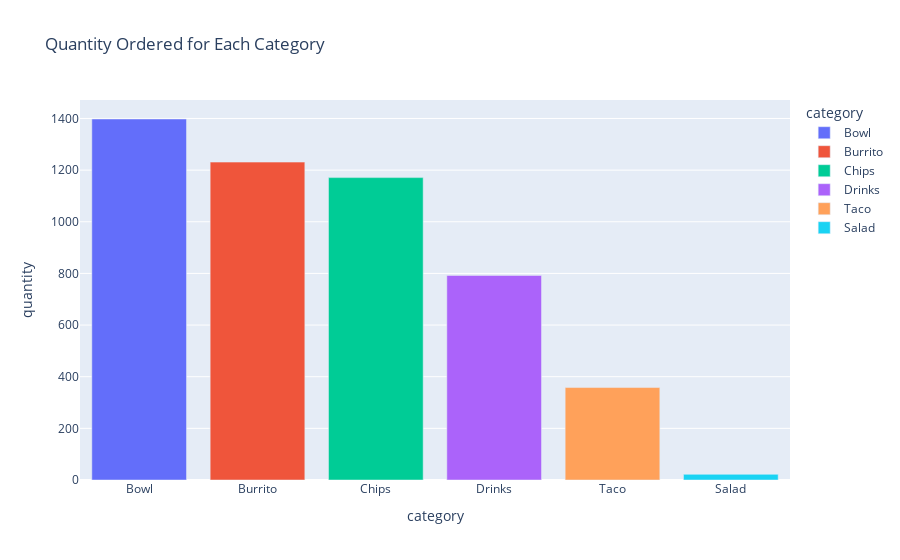

Notebook source saved alongside this figure:
### Code cell
px.bar(quan_cat, x='category', y ='quantity', title = 'Quantity Ordered for Each Category', color = 'category')

### Figure 1 — Plotly figure (JSON) as saved in the notebook; plotly's stock layout.template omitted (floating-point values rounded to 4 significant figures)
{"data": [{"alignmentgroup": "True", "hovertemplate": "category=%{x}<br>quantity=%{y}<extra></extra>", "legendgroup": "Bowl", "marker": {"color": "#636efa", "pattern": {"shape": ""}}, "name": "Bowl", "offsetgroup": "Bowl", "orientation": "v", "showlegend": true, "textposition": "auto", "type": "bar", "x": ["Bowl"], "xaxis": "x", "y": [1398], "yaxis": "y"}, {"alignmentgroup": "True", "hovertemplate": "category=%{x}<br>quantity=%{y}<extra></extra>", "legendgroup": "Burrito", "marker": {"color": "#EF553B", "pattern": {"shape": ""}}, "name": "Burrito", "offsetgroup": "Burrito", "orientation": "v", "showlegend": true, "textposition": "auto", "type": "bar", "x": ["Burrito"], "xaxis": "x", "y": [1231], "yaxis": "y"}, {"alignmentgroup": "True", "hovertemplate": "category=%{x}<br>quantity=%{y}<extra></extra>", "legendgroup": "Chips", "marker": {"color": "#00cc96", "pattern": {"shape": ""}}, "name": "Chips", "offsetgroup": "Chips", "orientation": "v", "showlegend": true, "textposition": "auto", "type": "bar", "x": ["Chips"], "xaxis": "x", "y": [1171], "yaxis": "y"}, {"alignmentgroup": "True", "hovertemplate": "category=%{x}<br>quantity=%{y}<extra></extra>", "legendgroup": "Drinks", "marker": {"color": "#ab63fa", "pattern": {"shape": ""}}, "name": "Drinks", "offsetgroup": "Drinks", "orientation": "v", "showlegend": true, "textposition": "auto", "type": "bar", "x": ["Drinks"], "xaxis": "x", "y": [792], "yaxis": "y"}, {"alignmentgroup": "True", "hovertemplate": "category=%{x}<br>quantity=%{y}<extra></extra>", "legendgroup": "Taco", "marker": {"color": "#FFA15A", "pattern": {"shape": ""}}, "name": "Taco", "offsetgroup": "Taco", "orientation": "v", "showlegend": true, "textposition": "auto", "type": "bar", "x": ["Taco"], "xaxis": "x", "y": [358], "yaxis": "y"}, {"alignmentgroup": "True", "hovertemplate": "category=%{x}<br>quantity=%{y}<extra></extra>", "legendgroup": "Salad", "marker": {"color": "#19d3f3", "pattern": {"shape": ""}}, "name": "Salad", "offsetgroup": "Salad", "orientation": "v", "showlegend": true, "textposition": "auto", "type": "bar", "x": ["Salad"], "xaxis": "x", "y": [22], "yaxis": "y"}], "layout": {"barmode": "relative", "legend": {"title": {"text": "category"}, "tracegroupgap": 0}, "title": {"text": "Quantity Ordered for Each Category"}, "xaxis": {"anchor": "y", "categoryarray": ["Bowl", "Burrito", "Chips", "Drinks", "Taco", "Salad"], "categoryorder": "array", "domain": [0, 1], "title": {"text": "category"}}, "yaxis": {"anchor": "x", "domain": [0, 1], "title": {"text": "quantity"}}}}
